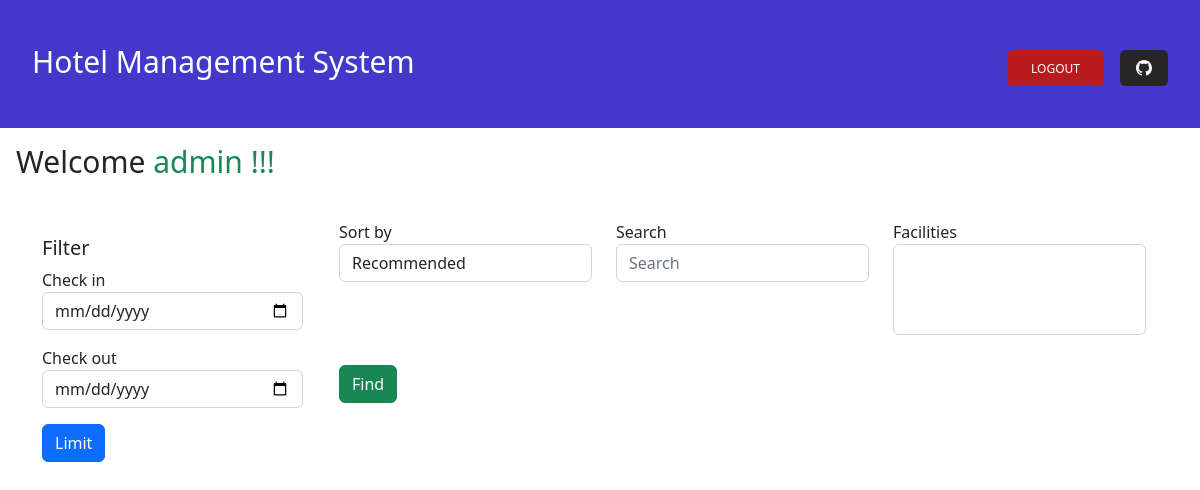
The app's page / (signed in), older data.
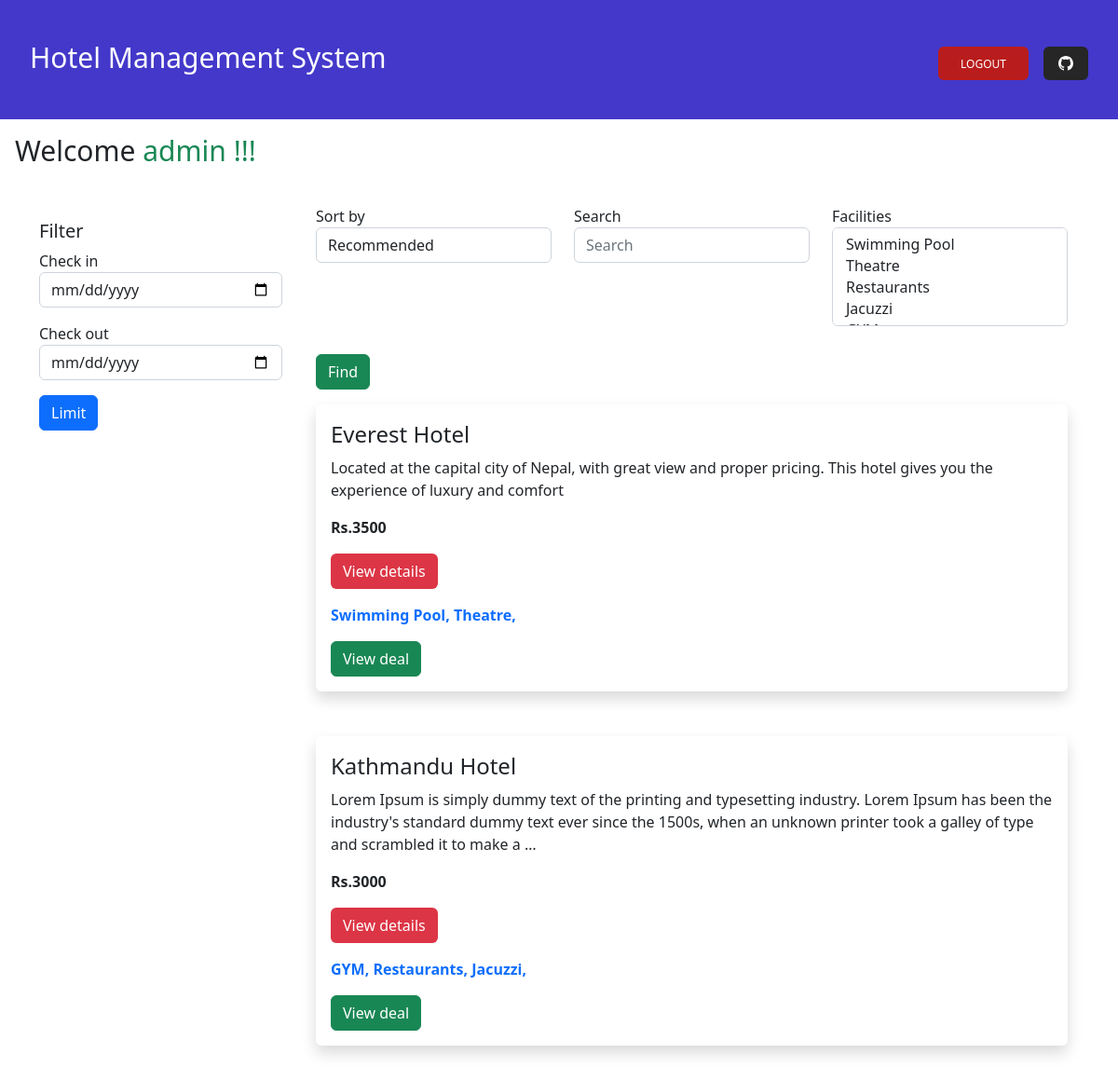
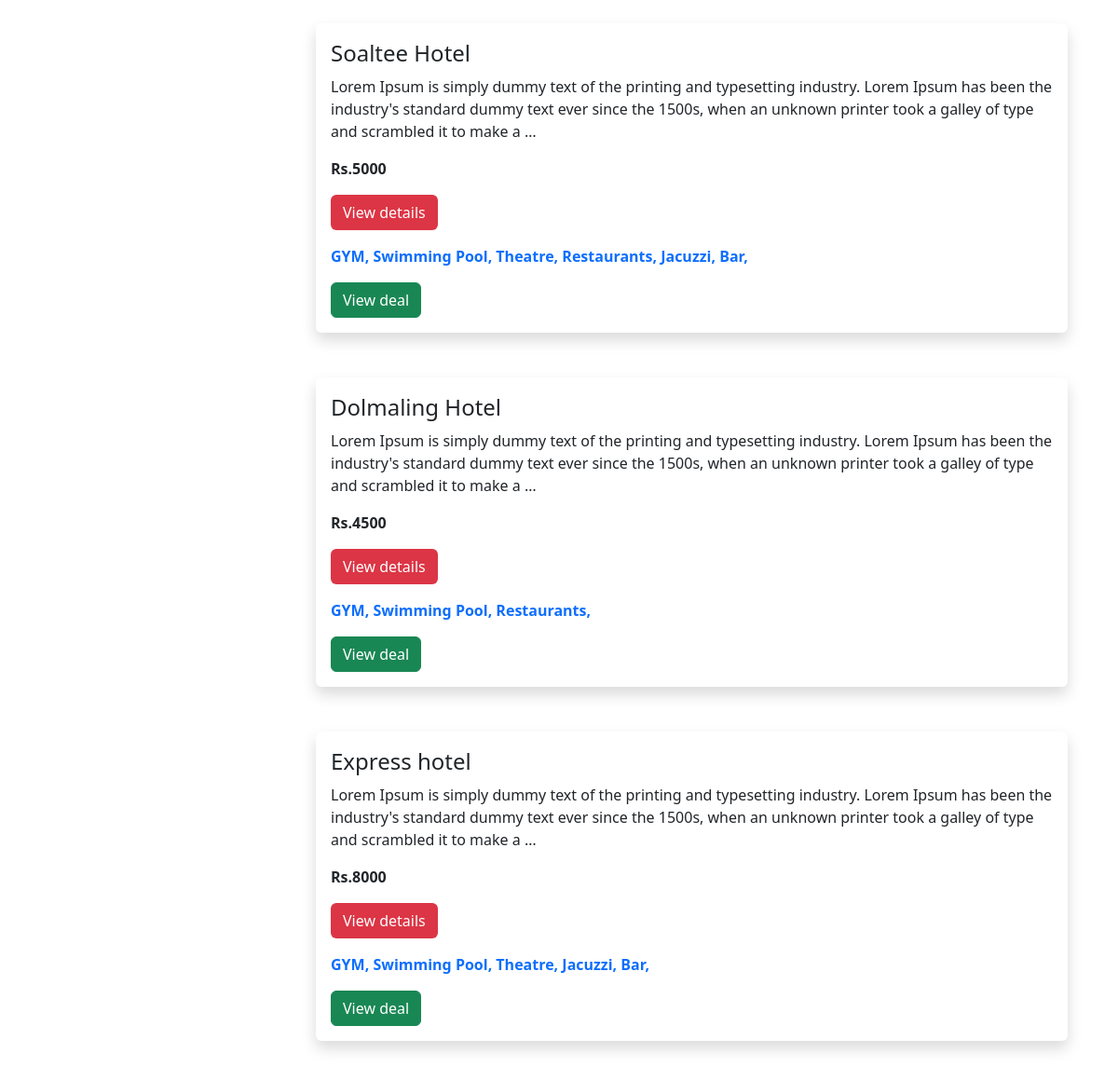
The same page, newer data (2 pictures, top to bottom).
### myhotel/models.py (models this page shows, shortened)
class BaseModel(models.Model):
    uid = models.UUIDField(default=uuid.uuid4,primary_key=True,editable=False)
    created_at = models.DateField(auto_now_add=True),
    updated_at = models.DateField(auto_now_add=True)

class Hotel(BaseModel):
    hotel_name = models.CharField(max_length=100)
    description = models.TextField()
    hotel_price = models.IntegerField()
    facility = models.ManyToManyField(Facility)

class Facility(BaseModel):
    facility_name = models.CharField(max_length=100)

### myhotel/views.py (the view)
# urls.py: 2. Add a URL to urlpatterns:  path('', views.home, name='home')
@login_required
def home(request):
    data={}
    myfac = Facility.objects.all()
    myhotel = Hotel.objects.all()
    user = request.user
    frmt='REC'
    if request.method == 'GET':
        if 'find' in request.GET:
            frmt = request.GET.get('sort_by')
            search= request.GET.get('search')
            facilities = request.GET.getlist('facilities')
            print(facilities)
            if frmt=='ASC':
                myhotel = myhotel.order_by('hotel_price')
            elif frmt=='DESC':
                myhotel = myhotel.order_by('-hotel_price')
            myhotel = myhotel.filter(hotel_name__icontains=search)
            print(myhotel)
            if len(facilities):
                myhotel = myhotel.filter(facility__facility_name__in=facilities).distinct()
                print(myhotel)
    data={
        'user':user,
        'facility':myfac,
        'hotels':myhotel,
        'sort':frmt
    }
    return render(request,'home.html',data)

### templates/home.html (shortened to what this page needs)
{% extends "base.html" %}
{% block content %}
    <link href="https://cdn.jsdelivr.net/npm/bootstrap@5.2.0-beta1/dist/css/bootstrap.min.css" rel="stylesheet">
<main class="p-3">
    <h1 class="text-3xl">Welcome <span class="text-success">{{user}} !!!</span></h1>
</main>
<section class="search-container mb-5 pb-5">
    <div class="container">
        <div class="row">
            <div class="col-lg-3">
                <div class="row mt-2 justify-content-between">
                    <div class="filter-card">
                        <h5>Filter</h5>
                        <form action="#">
                            <div class="row form-group">
                                <div class="col-md-12">
                                    <label for="mintopay">Check in</label>
                                    <p>
                                        <input type="date" name="checkin" id="checkin" class="form-control">
                                    </p>
                                </div>
                                <div class="col-md-12">
                                    <label for="maxtopay">Check out</label>
                                    <p>
                                        <input type="date" name="checkout" id="checkout" class="form-control">
                                    </p>
                                </div>
                            </div>
                            <div class="row form-group">
                                <div class="col-md-12">
                                    <input type="submit" class="btn btn-primary btn-block" value="Limit">
                                </div>
                            </div>
                        </form>
                    </div>
                </div>
            </div>
            <div class="col-lg-9  px-4 mb-5">
                <form class="" method='get' action=''>
                <div class=" d-flex mt-3 row justify-content-between">
                    <div class="col-md-4">
                    <div class="form-inline">
                        <label class="" for="exampleFormControlSelect1">Sort by</label>
                        <select class="form-control" name="sort_by" id="exampleFormControlSelect1">
                            <option {% if sort == 'REC' %}selected{% endif %} value="REC">Recommended</option>
                        </select>
                    </div>
                    </div>
                    <div class="col-md-4">
                        <div class="form-inline">
                            <label class="" for="exampleFormControlSelect1">Search</label>
                            <input name="search" class="form-control" value="" placeholder="Search">
                        </div>
                    </div>
                    <div class="col-md-4">
                        <div class="form-inline">
                           <label class="" for="exampleFormControlSelect1">Facilities</label>
                            <select name="facilities" class="form-control" multiple>
                                {% for f in facility %}
                                <option value="{{f.facility_name}}">{{f.facility_name}}</option>
                                {% endfor %}
                            <option value=""></option>
                        </select>
                        </div>
                    </div>
                    <div class="col-md-4">
                            <button style="margin-top: 30px;" type="submit" name="find" class="btn btn-success">Find</button>
                        </div>
                </div>
                </form>
                <div class="row  mt-3 search-card-result">
                    <div class="col-md-3  w-100">
                        {% for h in hotels  %}
                        <div class="col-md-5 shadow p-3 mb-5 bg-white rounded w-100">
                            <h5 class="text-2xl">{{h.hotel_name}}</h5>
                            <p>
                                {{h.description | truncatewords:40}}
                            </p>
                            <p>
                                <b> Rs.{{h.hotel_price}}</b>
                            </p>
                            <a href="hotel/{{h.uid}}" class="btn bg-danger text-white">View details</a>
                            <p class="text-primary mt-3">
                                {% for f in h.facility.all %}
                                <b>{{f.facility_name}}, </b>
                                {% endfor %}
                            </p>
                            <div class="btn btn-success">View deal </div>
                        </div>
                        {% endfor %}
                </div>
            </div>
        </div>
    </div>
</section>
{% endblock content %}

### templates/base.html (shortened to what this page needs)
<!DOCTYPE html>
<html lang="en">
<head>
    <script src="https://cdn.tailwindcss.com"></script>
</head>
<body class="h-screen">
<nav
class="relative flex w-full bg-indigo-700 flex-wrap items-center justify-between  py-2 shadow-dark-mild dark:bg-neutral-700 lg:py-4"
data-twe-navbar-ref>
<div class="flex w-full flex-wrap items-center justify-between px-3">
  <div
    class="!visible mt-2 hidden flex-grow basis-[100%] items-center lg:mt-0 lg:!flex lg:basis-auto"
    id="navbarSupportedContent4"
    data-twe-collapse-item>
    <ul
      class="list-style-none me-auto flex flex-col ps-0 lg:mt-1 lg:flex-row"
      data-twe-navbar-nav-ref>
      <li
        class="my-4 ps-2 lg:my-0 lg:pe-1 lg:ps-2"
        data-twe-nav-item-ref>
        <a
          class="text-white text-3xl transition duration-200 hover:text-orange-300 hover:ease-in-out focus:text-black/80 active:text-black/80 motion-reduce:transition-none dark:text-white/60 dark:hover:text-white/80 dark:focus:text-white/80 dark:active:text-white/80 lg:px-2"
          aria-current="page"
          href="{% url "home" %}"
          data-twe-nav-link-ref
          style="text-decoration: none; color: white;"
          >Hotel Management System</a
        >
      </li>
    </ul>
    <div class="flex items-center">
      {% if user.is_authenticated %}
      <button
      type="button"
      data-twe-ripple-init
      data-twe-ripple-color="light"
      class="me-3 inline-block rounded bg-red-700 px-6 pb-2 pt-2.5 text-xs font-medium uppercase leading-normal text-white shadow-primary-3 transition duration-150 ease-in-out hover:bg-red-800 hover:shadow-primary-2 focus:bg-primary-accent-300 focus:shadow-primary-2 focus:outline-none focus:ring-0 active:bg-primary-600 active:shadow-primary-2 motion-reduce:transition-none dark:shadow-black/30 dark:hover:shadow-dark-strong dark:focus:shadow-dark-strong dark:active:shadow-dark-strong">
      <a href="{% url "logout" %}" style="text-decoration: none; color: white;">Logout</a>
    </button>
    {% endif %}
      <button
        type="button"
        data-twe-ripple-init
        data-twe-ripple-color="light"
        class="me-3 inline-block rounded bg-neutral-800 px-3 py-2.5 text-xs font-medium uppercase leading-normal text-neutral-50 shadow-dark-3 transition duration-150 ease-in-out hover:bg-neutral-700 hover:shadow-dark-2 focus:bg-neutral-700 focus:shadow-dark-2 focus:outline-none focus:ring-0 active:bg-neutral-900 active:shadow-dark-2 motion-reduce:transition-none dark:shadow-black/30 dark:hover:shadow-dark-strong dark:focus:shadow-dark-strong dark:active:shadow-dark-strong">
        <span class="[&>svg]:w-4">
        </span>
      </button>
    </div>
  </div>
</div>
</nav>
{% block content %}{% endblock content %}
</body>
</html>

Row changes from the older to the newer data that the page shows:
added Hotel: hotel_name "Everest Hotel", description "Located at the capital city of Nepal, with great view and proper pricing. This hotel gives you the experience of luxury and comfort", hotel_price "3500"
added Facility: facility_name "Swimming Pool"
added Facility: facility_name "Theatre"
added Hotel: hotel_name "Kathmandu Hotel", description "Lorem Ipsum is simply dummy text of the printing and typesetting industry. Lorem Ipsum has been the industry's standard dummy text ever since the 1500s, when an unknown printer took a galley of type and scrambled it to make a …", hotel_price "3000"
added Facility: facility_name "GYM"
added Facility: facility_name "Restaurants"
added Facility: facility_name "Jacuzzi"
added Hotel: hotel_name "Soaltee Hotel", description "Lorem Ipsum is simply dummy text of the printing and typesetting industry. Lorem Ipsum has been the industry's standard dummy text ever since the 1500s, when an unknown printer took a galley of type and scrambled it to make a …", hotel_price "5000"
added Facility: facility_name "Bar"
added Hotel: hotel_name "Dolmaling Hotel", description "Lorem Ipsum is simply dummy text of the printing and typesetting industry. Lorem Ipsum has been the industry's standard dummy text ever since the 1500s, when an unknown printer took a galley of type and scrambled it to make a …", hotel_price "4500"
added Hotel: hotel_name "Express hotel", description "Lorem Ipsum is simply dummy text of the printing and typesetting industry. Lorem Ipsum has been the industry's standard dummy text ever since the 1500s, when an unknown printer took a galley of type and scrambled it to make a …", hotel_price "8000"
Text that changed along with them:
form field facilities: (not shown) → "Swimming Pool / Theatre / Restaurants / Jacuzzi"
